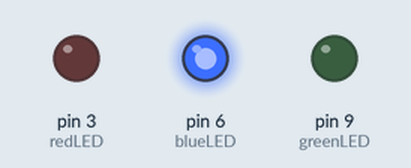
Recording of a sketch running on a simulated Arduino Uno, built with avr-gcc and run on an emulated ATmega328P. On the bench: output pins drawn as LEDs (lit = HIGH). What the sketch prints to the serial monitor is not drawn.

Above: at 5.2 s.
At 15.7 s:
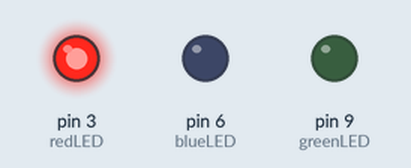
At 26.2 s:
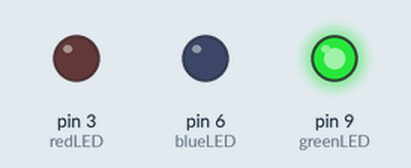
Timing chart, 0 to 41.0 s (numbered marks = the images above):
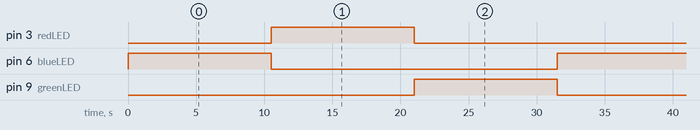

The sketch:

3_LEDs_While_Loop.ino
```cpp
/*
  Connect 3 LEDs and make them to work one after the other using While loop
  Dondon Herrera
  TECH1102
*/

int redLED = 3;
int blueLED = 6;
int greenLED = 9;

void setup() {
  pinMode(redLED, OUTPUT);
  pinMode(blueLED, OUTPUT);
  pinMode(greenLED, OUTPUT);

  Serial.begin(9600);
}

void loop() {
  int i = 0;

  while (i <= 20) {
    Serial.println(i);

    digitalWrite(greenLED, LOW);
    digitalWrite(redLED, LOW);
    digitalWrite(blueLED, HIGH);

    delay(500);
    i++;
  }

  i = 0;

  while (i <= 20) {
    Serial.println(i);

    digitalWrite(greenLED, LOW);
    digitalWrite(blueLED, LOW);
    digitalWrite(redLED, HIGH);

    delay(500);
    i++;
  }

  i = 0;


  while (i <= 20) {
    Serial.println(i);

    digitalWrite(redLED, LOW);
    digitalWrite(blueLED, LOW);
    digitalWrite(greenLED, HIGH);

    delay(500);
    i++;
  }
}
```

Measured:
- by itself, pin 3 (redLED), pin 6 (blueLED), pin 9 (greenLED): alternates HIGH for 10.5 s and LOW for 21.0 s
- by itself, everything shown: repeats every 31.5 s, in 3 steps
